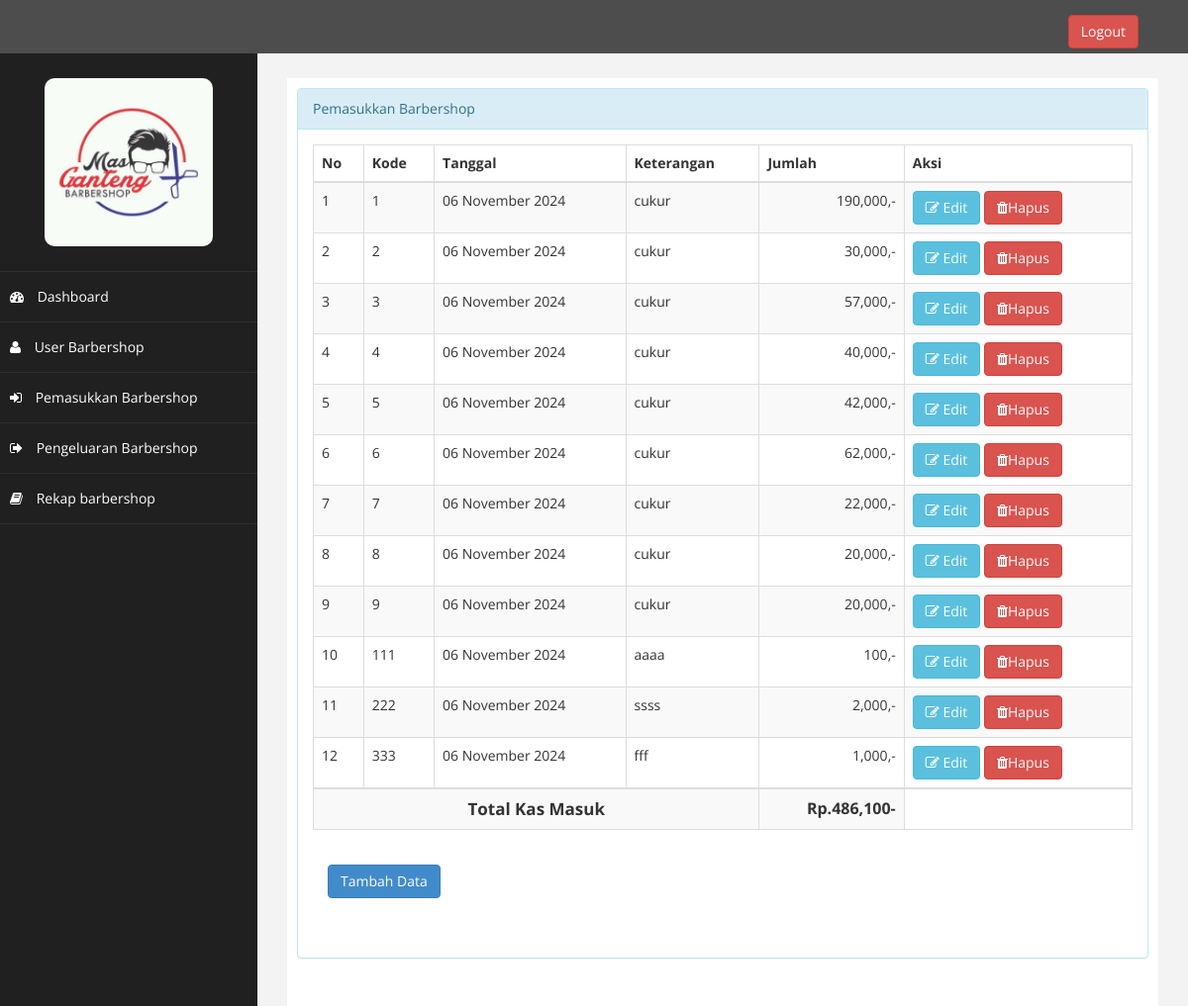
The app's page /index.php?page=pemasukkan (signed in) with its own data.
### tables this page shows
CREATE TABLE `tb_kas` (
  `kode` int(20) NOT NULL,
  `tanggal` date NOT NULL,
  `keterangan` varchar(50) NOT NULL,
  `jumlah` int(50) NOT NULL,
  `jenis` varchar(20) NOT NULL,
  `keluar` int(50) NOT NULL
);

### page/pemasukkan/pemasukkan_barbershop.php (the view, shortened to what this page needs)
<div class="row">
                <div class="col-md-12">
                    <div class="panel panel-info">
                        <div class="panel-heading">
                             Pemasukkan Barbershop
                        </div>
                        <div class="panel-body">
                            <div class="table-responsive">
                                <table class="table table-striped table-bordered table-hover" id="dataTables-example">
                                    <thead>
                                        <tr>
                                            <th>No</th>
                                            <th>Kode</th>
                                            <th>Tanggal</th>
                                            <th>Keterangan</th>
                                            <th>Jumlah</th>
                                            <th>Aksi</th>
                                        </tr>
                                    </thead>
                                    <tbody>
                                        <?php
                                            $no = 1;
                                            $sql = $koneksi->query("select * from tb_kas where jenis = 'masuk'");
                                            while ($data=$sql->fetch_assoc()) {
                                        ?>
                                        <tr class="odd gradeX">
                                            <td><?php echo $no++;?></td>
                                            <td><?php echo $data['kode'];?></td>
                                            <td><?php echo date('d F Y');?></td>
                                            <td><?php echo $data['keterangan'];?></td>
                                            <td align="right"><?php echo number_format($data['jumlah']).",-";?></td>
                                            <td>
                                                <a id="edit_data" data-toggle="modal" data-target="#edit" data-id="<?php echo $data['kode'];?>" data-tgl="<?php echo $data['tanggal'];?>" data-ket="<?php echo $data['keterangan'];?>" data-jml="<?php echo $data['jumlah'];?>" class="btn btn-info"><i class="fa fa-edit"></i> Edit</a>
                                                <a onclick="return confirm('Anda Yakin Akan Menghapus Data Ini ?')" href="?page=pemasukkan&aksi=hapus&id=<?php echo $data['kode']; ?>" class="btn btn-danger"><i class="fa fa-trash" ></i>Hapus</a>
                                            </td>
                                        </tr>
                                        <?php
                                            $total= $total+$data['jumlah'];
                                            }
                                        ?>
                                    </tbody>
                                    <tr>
                                        <th colspan="4" style="text-align: center; font-size: 17px">Total Kas Masuk</th>
                                        <th style="text-align: right; font-size: 16px"><?php echo "Rp.".number_format($total)."-";?></th>
                                    </tr>
                                </table>
                            </div>
                            <div class="panel-body">
                            <button class="btn btn-primary" data-toggle="modal" data-target="#myModal">
                              Tambah Data
                            </button>
                        </div>
                    <div class="panel-body">
                        </div>
                        </div>
                    </div>
                </div>

### assets/css/custom.css (style rules this page uses)
body { font-family: 'Open Sans', sans-serif; }

### records on screen
tb_kas: kode "1", keterangan "cukur", jumlah "190,000"
tb_kas: kode "2", keterangan "cukur", jumlah "30,000"
tb_kas: kode "3", keterangan "cukur", jumlah "57,000"
tb_kas: kode "4", keterangan "cukur", jumlah "40,000"
tb_kas: kode "5", keterangan "cukur", jumlah "42,000"
tb_kas: kode "6", keterangan "cukur", jumlah "62,000"
tb_kas: kode "7", keterangan "cukur", jumlah "22,000"
tb_kas: kode "8", keterangan "cukur", jumlah "20,000"
tb_kas: kode "9", keterangan "cukur", jumlah "20,000"
tb_kas: kode "111", keterangan "aaaa", jumlah "100"
tb_kas: kode "222", keterangan "ssss", jumlah "2,000"
tb_kas: kode "333", keterangan "fff", jumlah "1,000"

### other values on screen
$total "486,100"
